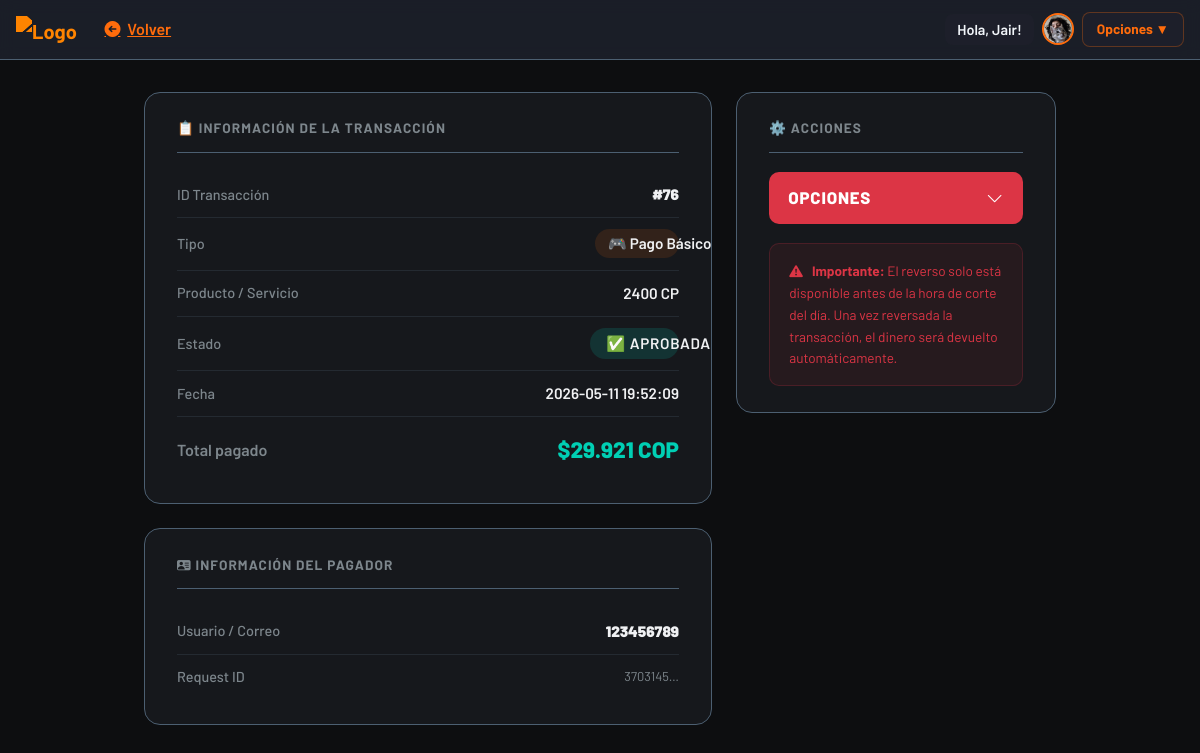
Screenshot of /historial/detalle_reverso.php?id=76&tipo=orden (signed in) with the database file from the repository.
### tables this page shows
CREATE TABLE
  `users` (
    `id` int (11) NOT NULL,
    `nombre` varchar(30) NOT NULL,
    `correo` varchar(50) NOT NULL,
    `usuario` varchar(20) NOT NULL,
    `contraseña` varchar(155) NOT NULL,
    `profile_image` varchar(255) NOT NULL,
    `location` varchar(100) NOT NULL,
    `bio` text NOT NULL
  );

CREATE TABLE
  `ordenes` (
    `id` int (11) NOT NULL,
    `request_id` int (100) NOT NULL,
    `producto` varchar(100) NOT NULL,
    `precio` decimal(10, 2) NOT NULL,
    `jugador_id` varchar(100) NOT NULL,
    `estado` varchar(50) NOT NULL,
    `monto_pagado` decimal(10, 2) DEFAULT NULL,
    `created_at` timestamp NOT NULL DEFAULT current_timestamp() ON UPDATE current_timestamp()
  );

### historial/detalle_reverso.php (the view, shortened to what this page needs)
<?php
require_once '../php/conexion_be.php';
$id = intval($_GET['id'] ?? 0);
$tipo = $_GET['tipo'] ?? '';
$id_safe = mysqli_real_escape_string($conexion, $id);
if ($tipo === 'orden') {
    $trx = mysqli_fetch_assoc(mysqli_query(
        $conexion,
        "SELECT *, 'orden' as tipo FROM ordenes WHERE id = '$id_safe' AND estado = 'aprobada'"
    ));
    $nombre = $trx['producto'] ?? '';
    $usuario = $trx['jugador_id'] ?? '';
}
?>
<!DOCTYPE html>
<html lang="es">
<head>
    <link href="https://cdn.jsdelivr.net/npm/bootstrap@5.3.2/dist/css/bootstrap.min.css" rel="stylesheet">
    <link href="https://cdn.jsdelivr.net/npm/bootstrap-icons/font/bootstrap-icons.css" rel="stylesheet">
    <link rel="stylesheet" href="https://cdnjs.cloudflare.com/ajax/libs/font-awesome/7.0.1/css/all.min.css">
</head>
<body>
    <?php
    $nav_back_url = "reversos.php";
    $nav_back_text = "Volver";
    $nav_base = "../";
    require_once '../php/navbar.php';
    ?>
    <div class="detalle-layout">
        <div>
            <div class="pcard" style="margin-bottom:1.5rem;">
                <div class="pcard-title">📋 Información de la transacción</div>
                <div class="info-row">
                    <span>ID Transacción</span>
                    <span><strong>#<?= htmlspecialchars($trx['id']) ?></strong></span>
                </div>
                <div class="info-row">
                    <span>Tipo</span>
                    <span>
                        <?php if ($tipo === 'orden'): ?>
                            <span class="tipo-badge">🎮 Pago Básico</span>
                        <?php elseif ($tipo === 'suscripcion'): ?>
                            <span class="tipo-badge"
                                style="background:rgba(0,207,180,0.12); color:var(--color-secondary-1);">📺
                                Suscripción</span>
                        <?php else: ?>
                            <span class="tipo-badge"
                                style="background:rgba(0,98,168,0.12); color:var(--color-secondary-3);"><i
                                    class="bi bi-calendar-check-fill"></i> Recurrencia</span>
                        <?php endif; ?>
                    </span>
                </div>
                <div class="info-row">
                    <span>Producto / Servicio</span>
                    <span><?= htmlspecialchars($nombre) ?></span>
                </div>
                <div class="info-row">
                    <span>Estado</span>
                    <span><span class="estado-badge">✅ APROBADA</span></span>
                </div>
                <div class="info-row">
                    <span>Fecha</span>
                    <span><?= htmlspecialchars($trx['created_at']) ?></span>
                </div>
                <div class="info-row" style="border-bottom: none; padding-top: 0.8rem; margin-top: 0.2rem;">
                    <span style="font-size: 1rem; font-weight: 600;">Total pagado</span>
                    <span
                        style="color:var(--color-secondary-1); font-size: 1.4rem; font-weight: 800;">$<?= number_format($trx['precio'], 0, ',', '.') ?>
                        COP</span>
                </div>
            </div>
            <div class="pcard">
                <div class="pcard-title"><i class="bi bi-person-vcard-fill"></i> Información del pagador</div>
                <div class="info-row">
                    <span>Usuario / Correo</span>
                    <span><strong><?= htmlspecialchars($usuario) ?></strong></span>
                </div>
                <div class="info-row" style="border-bottom: none;">
                    <span>Request ID</span>
                    <span style="font-size:0.8rem; color:var(--text-secondary); font-weight:400;">
                        <?= !empty($trx['request_id']) ? htmlspecialchars(substr($trx['request_id'], 0, 24)) . '…' : 'N/A' ?>
                    </span>
                </div>
            </div>
        </div>
        <div>
            <div class="pcard">
                <div class="pcard-title">⚙️ Acciones</div>
                <div class="opciones-wrap">
                    <button class="btn-opciones" onclick="toggleOpciones()">
                        <span>Opciones</span>
                        <i class="bi bi-chevron-down" id="chevron"></i>
                    </button>
                </div>
                <div class="reverso-info">
                    <i class="bi bi-exclamation-triangle-fill"></i>
                    <strong>Importante:</strong> El reverso solo está disponible antes de la hora de corte del día. Una
                    vez reversada la transacción, el dinero será devuelto automáticamente.
                </div>
            </div>
        </div>
    </div>
</body>
</html>

### php/navbar.php (shortened to what this page needs)
<?php
$nav_back_url = $nav_back_url ?? 'home.php';
$nav_back_text = $nav_back_text ?? 'Volver';
$nav_base = $nav_base ?? '../';
$nav_avatar = '';
$nav_initials = '';
if (isset($_SESSION['user_id'])) {
    if ($conexion) {
        $nav_uid = intval($_SESSION['user_id']);
        $nav_row = mysqli_fetch_assoc(mysqli_query($conexion, "SELECT profile_image, usuario FROM users WHERE id = '$nav_uid'"));
        if ($nav_row) {
            $nav_initials = strtoupper(substr($nav_row['usuario'] ?? 'U', 0, 1));
            if (!empty($nav_row['profile_image']) && file_exists($nav_base . 'uploads/' . $nav_row['profile_image'])) {
                $nav_avatar = $nav_base . 'uploads/' . htmlspecialchars($nav_row['profile_image']);
            }
        }
    }
}
?>
<nav class="navbar navbar-dark navbar-expand-lg px-3 py-2">
    <a class="navbar-brand fw-bold" href="<?= $nav_base ?>home.php" style="color: var(--color-primary);">
        <img src="<?= $nav_base ?>assets/icons/iconoy.png" alt="Logo" style="width: 50px;">
    </a>
    <a href="<?= htmlspecialchars($nav_back_url) ?>" class="btn-back-nav">
        <i class="fa-solid fa-circle-arrow-left fs-6"></i> <?= htmlspecialchars($nav_back_text) ?>
    </a>
    <div class="ms-auto d-flex align-items-center gap-2">
        <span class="nav-username">
            <?= isset($_SESSION['usuario']) ? "Hola, " . htmlspecialchars($_SESSION['usuario']) : "Invitado" ?>
        </span>
        <a href="<?= $nav_base ?>profile/index.php" class="nav-avatar-wrap" title="Mi perfil">
            <?php if ($nav_avatar): ?>
                <img src="<?= $nav_avatar ?>" class="nav-avatar-img" alt="Perfil">
            <?php else: ?>
                <div class="nav-avatar-initials"><?= $nav_initials ?: 'U' ?></div>
            <?php endif; ?>
        </a>
        <div class="dropdown">
            <button class="dropbtn">Opciones ▼</button>
        </div>
    </div>
</nav>

### historial/detalle_reverso.php (style rules this page uses)
:root { --color-primary: #FF6C0C; --color-secondary-1: #00CFB4; --color-secondary-2: #4C5F71; --color-secondary-3: #0062A8; --color-secondary-4: #1E212C; --color-secondary-5: #7D868C; --text-main: #f1f5f9; --bg-base: #0d0e10; --bg-surface: #16181c; --bg-card: #1E2128; --border: #4C5F71; --text-primary: #f0f1f3; --text-secondary: #7D868C; --font-display: 'Barlow', sans-serif; --font-body: 'Barlow', sans-serif; --color-success: #00CFB4; --color-danger: #dc3545; }
*, *::before, *::after { box-sizing: border-box; margin: 0; padding: 0; }
body { background-color: var(--bg-base); color: var(--text-primary); font-family: var(--font-body); min-height: 100vh; -webkit-font-smoothing: antialiased; }
.navbar { background-color: rgba(30, 33, 44, 0.85) !important; backdrop-filter: blur(8px); border-bottom: 1px solid var(--border); }
.detalle-layout { max-width: 960px; margin: 2rem auto; padding: 0 1.5rem 3rem; display: grid; grid-template-columns: 1fr 320px; gap: 1.5rem; align-items: start; }
.pcard { background: var(--bg-surface); border: 1px solid var(--border); border-radius: 16px; padding: 1.6rem 2rem; }
.pcard-title { font-family: var(--font-display); font-size: 0.85rem; font-weight: 700; letter-spacing: 0.08em; text-transform: uppercase; color: var(--text-secondary); margin-bottom: 1.2rem; padding-bottom: 0.8rem; border-bottom: 1px solid var(--border); }
.info-row { display: flex; justify-content: space-between; align-items: center; padding: 0.7rem 0; font-size: 0.95rem; border-bottom: 1px solid rgba(76, 95, 113, 0.25); }
.info-row:last-child { border-bottom: none; }
.info-row span:first-child { color: var(--text-secondary); font-weight: 500; font-size: 0.9rem; }
.info-row span:last-child { font-weight: 600; color: var(--text-primary); text-align: right; max-width: 65%; font-size: 0.95rem; word-break: break-word; }
.estado-badge { display: inline-block; padding: 0.25rem 1rem; border-radius: 20px; font-size: 0.8rem; font-weight: 700; font-family: var(--font-display); letter-spacing: 0.05em; background: rgba(0, 207, 180, 0.15); color: var(--color-secondary-1); white-space: nowrap; pointer-events: none; }
.opciones-wrap { position: relative; }
.btn-opciones { width: 100%; padding: 0.85rem 1.2rem; background: var(--color-danger); color: #fff; border: none; border-radius: 10px; font-family: var(--font-display); font-size: 1.05rem; font-weight: 800; letter-spacing: 0.05em; text-transform: uppercase; cursor: pointer; display: flex; align-items: center; justify-content: space-between; transition: background 0.2s; }
.reverso-info { background: rgba(220, 53, 69, 0.08); border: 1px solid rgba(220, 53, 69, 0.2); border-radius: 10px; padding: 1rem 1.2rem; margin-top: 1.2rem; font-size: 0.85rem; color: var(--color-danger); line-height: 1.6; }
.reverso-info i { margin-right: 0.4rem; }
.tipo-badge { display: inline-block; padding: 0.2rem 0.8rem; border-radius: 20px; font-size: 0.8rem; font-weight: 600; background: rgba(255, 108, 12, 0.12); color: var(--color-primary); white-space: nowrap; pointer-events: none; }

### rows the page displays
users: profile_image (picture)
ordenes: id "76", producto "2400 CP", created_at "2026-05-11 19:52:09", precio "29.921", jugador "123456789", request "3703145"

### other values shown
$nav_back_text "Volver"
$_SESSION['usuario'] "Jair!"
